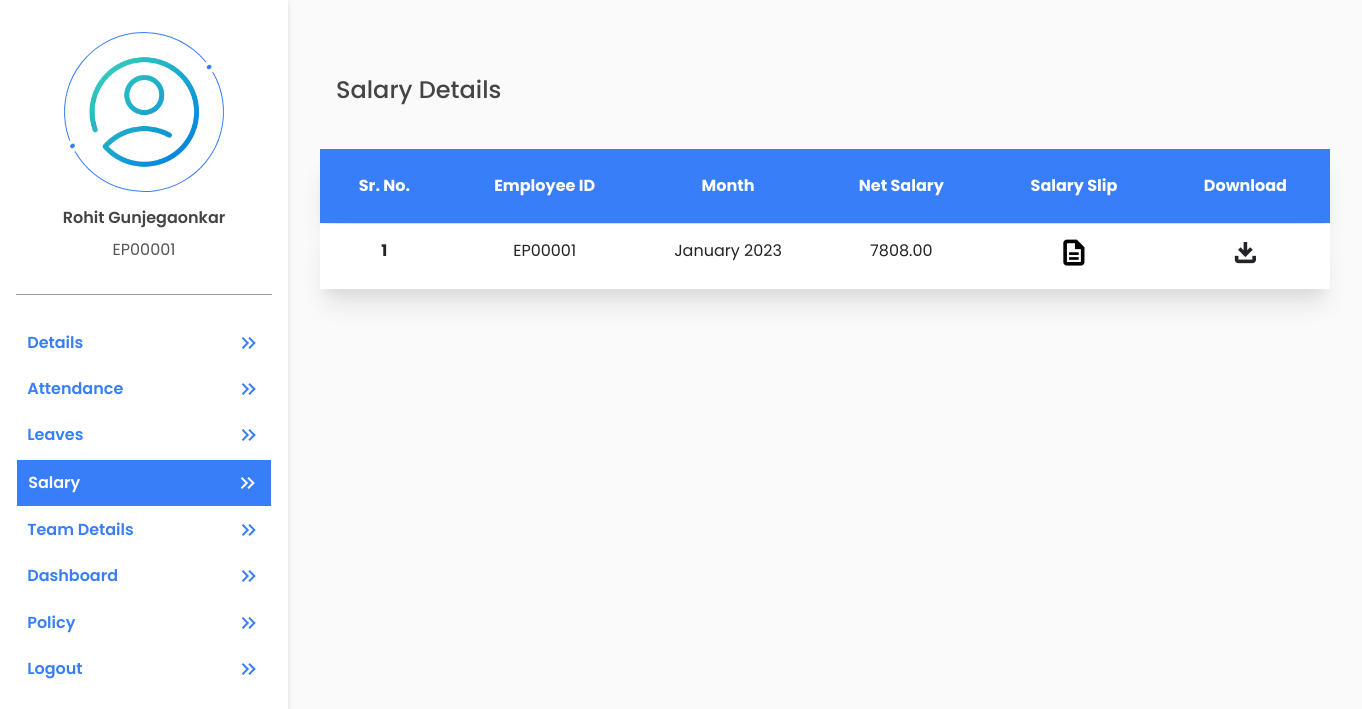
Screenshot of /accounts/self-salary/ (signed in) with the database file from the repository.
### account/models.py (models this page shows, shortened)
class UserAdditionalDetail(models.Model):
    emp_user = models.OneToOneField(User, on_delete=models.CASCADE, related_name='user_additional_details')
    gender = models.CharField(choices=(('Male' , 'Male'), ('Female', 'Female')), max_length=55, null=True)
    mobile_no = models.BigIntegerField(null=True)
    date_of_birth = models.DateField(null=True)
    pan_number = models.CharField(max_length=10, null=True)
    aadhaar_number = models.BigIntegerField(null=True)
    permanent_address = models.TextField(null=True)
    current_address = models.TextField(null=True)
    marital_status = models.CharField(choices=(('Single', 'Single'), ('Married', 'Married')), max_length=55, null=True)
    passport_no = models.CharField(max_length=9, null=True)
    father_name = models.CharField(max_length=255, null=True)
    mother_name = models.CharField(max_length=255, null=True)
    nationality = models.CharField(max_length=50, null=True)
    emergency_contact_no = models.BigIntegerField(null=True)
    blood_group = models.CharField(max_length=3, null=True)
    profile_photo = models.ImageField(upload_to='userprofile', null=True, default='default_profile_pic.png')
    is_requested = models.BooleanField(default=False)
    is_completed_additional_details = models.BooleanField(default=False)  # this will become True if mandatory fields are filled by employee after verification by HR
    created_at = models.DateTimeField(auto_now_add=True)
    updated_at = models.DateTimeField(auto_now=True)

### payroll/models.py (models this page shows, shortened)
class Salary(models.Model):
    emp_user = models.ForeignKey(User,on_delete=models.CASCADE,related_name='salary_users')
    month = models.ForeignKey(Month,on_delete=models.CASCADE,related_name='salary_months')
    current_month_ctc = models.DecimalField(max_digits=8, decimal_places=2, default=0)
    basic_salary = models.DecimalField(max_digits=8, decimal_places=2, default=0)
    house_rent_allowance = models.DecimalField(max_digits=8, decimal_places=2, default=0)
    conveyance_allowance = models.DecimalField(max_digits=8, decimal_places=2, default=0)
    utility_allowance = models.DecimalField(max_digits=8, decimal_places=2, default=0)
    bonus = models.DecimalField(max_digits=8, decimal_places=2, default=0)
    pf_employer = models.DecimalField(max_digits=8, decimal_places=2, default=0)
    pf_employee = models.DecimalField(max_digits=8, decimal_places=2, default=0)
    profession_tax = models.DecimalField(max_digits=8, decimal_places=2, default=0)
    epf_employer = models.DecimalField(max_digits=8, decimal_places=2, default=0)
    eps_employer = models.DecimalField(max_digits=8,decimal_places=2, default=0)
    ot_pay = models.DecimalField(max_digits=8, decimal_places=2, default=0)
    gross_salary = models.DecimalField(max_digits=8, decimal_places=2, default=0)
    deductions = models.DecimalField(max_digits=8, decimal_places=2, default=0)
    net_salary = models.DecimalField(max_digits=8, decimal_places=2, default=0)

class Month(models.Model):
    month_name = models.CharField(unique=True, max_length=50)
    created_at = models.DateTimeField(auto_now_add=True)
    updated_at = models.DateTimeField(auto_now=True)

### account/account_views/self_services/self_salary.py (the view)
# urls.py: path("self-salary/", SalaryMonthlyData.as_view(), name="self_salary"),
class SalaryMonthlyData(View):
    @method_decorator(login_required(login_url='login'))
    def get(self, request):
        user_id = request.user.id
        month_attendance_counter(user_id= user_id, month_name = 0)
        salary_slip(user_id = user_id , month_name= 0)
        data ={
            "salary_details": list(Salary.objects.filter(emp_user_id=user_id))[0:-1],
            "basic_details" : UserBasicDetails.objects.get(emp_user_id=user_id),
            "additional_details": UserAdditionalDetail.objects.get(emp_user_id=user_id)
              }
        return render(request, "account/self_services/self_salary.html", data)

### account/account_views/dependencies/basic_functions.py (called while the page is built)
def create_month_year_formate(date=0, is_current_month=True, month=0):
    if is_current_month:
        if month == 0:
            date = datetime.today()
            return str(date.strftime('%B')) + str(date.year)
        else:
            date = datetime.now()
            date = date + relativedelta(months=-month)
            return str(date.strftime('%B')) + str(date.year)
    else:
        if date == 0:
            date = datetime.today()
            return str(date.strftime('%B')) + str(date.year)
        else:
            return date + relativedelta(months=+month)

def get_month_year(month_name=0):
    if month_name == 0:
        month_name = create_month_year_formate()
    month = Month.objects.filter(month_name=month_name)
    if not month.exists():
        month = Month.objects.create(month_name=month_name)
    else:
        return month[0]

### templates/account/self_services/self_salary.html (shortened to what this page needs)
{% extends 'profile_basic.html' %}
{% load static %}
{% block tag %}
<link href="{%static 'css/self-details.css'%}" rel="stylesheet">
<link href="{%static 'css/forms.css'%}" rel="stylesheet">
{% endblock %}
{% block profile %}
<section class="user-info">
    <div class="basic_info">
        <p class="main-heading">Salary Details</p>
        <table class="table">
            <thead >
                <tr>
                    <th scope="col">Sr. No.</th>
                    <th scope="col">Employee ID</th>
                    <th scope="col">Month</th>
                    <th scope="col">Net Salary</th>
                    <th scope="col">Salary Slip</th>
                    <th scope="col">Download</th>
                </tr>
            </thead>
            <tbody>
                {% for sal in salary_details %}
                <tr>
                    <th>{{forloop.counter}}</th>
                    <td>{{sal.emp_user.username}}</td>
                    <td>{{sal.month.month_name|slice:":-4:"}} {{sal.month.month_name|slice:"-4::"}}</td>
                    <td> {% if basic_details.is_salaried == True %} {{sal.net_salary}} {% else %} {{sal.gross_salary}}
                        {% endif %}
                    </td>
                    <td>
                        <a href="{% url 'self_salary' %}{{sal.id}}">
                            <span class="material-symbols-outlined mx-2" style="font-size:1.8rem;font-weight:700;">
                            </span>
                    </a>
                    </td>
                    <th>
                        <span class="material-symbols-outlined mx-4" style="font-size:1.8rem;font-weight:700;">
                            </span>
                    </th>
                </tr>
                {% endfor %}
            </tbody>
        </table>
    </div>
</section>
{% endblock %}

### templates/profile_basic.html (shortened to what this page needs)
{% extends 'basic.html' %}
{% load static %}
{%block body%}
<section class="profile-container">
    <section class="profile-links-container">
        <div class="user-profile">
            <div class="user-profile-pic">
                <img src="{{request.user.user_additional_details.profile_photo.url}}" alt="">
            </div>
            <h4>{{request.user.get_full_name}}</h4>
            <p>{{request.user.username}}</p>
        </div>
        <div class="profile-navigations">
            <ul class="profile-navigation-links">
                <a href="{% url 'self_details' %}">
                    <li class="profile-navigation-link" id="self-detail">Details
                        <span class="material-symbols-outlined">
                        </span>
                    </li>
                </a>
                <a href="{% url 'self_attendance' %}">
                    <li class="profile-navigation-link" id="self-attendance">Attendance
                        <span class="material-symbols-outlined">
                        </span>
                    </li>
                </a>
                <a href="{% url 'self_leave' %}">
                    <li class="profile-navigation-link" id="self-leave">Leaves
                        <span class="material-symbols-outlined">
                        </span>
                    </li>
                </a>
                <a href="{% url 'self_salary' %}">
                    <li class="profile-navigation-link" id="self-salary">Salary
                        <span class="material-symbols-outlined">
                        </span>
                    </li>
                </a>
                {% if request.user.employee_permissions_user.can_approve_attendance == True %}
                <a href="{% url 'team_leader_dashboard' %}">
                    <li class="profile-navigation-link" id="dashboard">Team Details
                        <span class="material-symbols-outlined">
                        </span>
                    </li>
                </a>
                {% endif %}
                {% if request.user.user_basics.department.department_name == "Human Resource" %}
                <a href="{% url 'ems_dashboard' %}">
                    <li class="profile-navigation-link" id="">Dashboard
                        <span class="material-symbols-outlined">
                        </span>
                    </li>
                </a>
                {% endif %}
                <a href="{% url 'policy' %}">
                    <li class="profile-navigation-link" id="policy">Policy
                        <span class="material-symbols-outlined">
                        </span>
                    </li>
                </a>
                <a href="{% url 'logout' %}">
                    <li class="profile-navigation-link" id="Logout">Logout
                        <span class="material-symbols-outlined">
                        </span>
                    </li>
                </a>
            </ul>
        </div>
    </section>
    <section class="profile-details-container">
        {% block profile %}
        {% endblock %}
    </section>
</section>
{%endblock%}

### static/css/style.css (style rules this page uses)
*, *::after, *::before { box-sizing: border-box; padding: 0; margin: 0; }
html { scroll-behavior: smooth; }
body { font-family: "Poppins", sans-serif; scroll-behavior: smooth; color: #555555; background: hsl(0, 0%, 98%);; }
h1, h2, h3, h4, h5, h6 { color: #000000; }
a { color: #000000; transition: all .5s ease; text-decoration: none; }
ul { padding: 0; }
.table { min-width: 1000px !important; width: 100%; border-collapse: separate; border-spacing: 0 1px; }
.table thead th { border: none; padding: 25px; font-size: 1rem; color: #fff; text-align: center; }
.table tbody tr { margin-bottom: 10px; box-shadow: rgba(0, 0, 0, 0.1) 0px 20px 25px -5px, rgba(0, 0, 0, 0.04) 0px 10px 10px -5px; }
.table thead tr { margin-bottom: 10px; box-shadow: rgba(0, 0, 0, 0.1) 0px 20px 25px -5px, rgba(0, 0, 0, 0.04) 0px 10px 10px -5px; background-color: #387EF9; }
.table tbody th, .table tbody td { border: none; padding: 15px; font-size: 1rem; background: #fff; text-align: center; }

### static/css/self-details.css (style rules this page uses)
.main-heading { font-size: 1.5rem; width: 100%; color: #444; margin: 2rem 1rem; font-weight: 500; }

### templates/profile_basic.html (style rules this page uses)
* { margin: 0; padding: 0; box-sizing: border-box; }
.profile-navigations .profile-navigation-links .link1 { color: #fff; background-color: #387EF9; transition: all 0.5s ease-out; border: 1px solid #fff; }
.profile-container { width: 100%; display: flex; }
.profile-links-container { max-width: 18rem; width: 100%; position: fixed; overflow: auto; height: 100vh; overflow: auto; padding: 1rem; background-color: #fff; box-shadow: rgba(50, 50, 105, 0.15) 0px 2px 5px 0px, rgba(0, 0, 0, 0.05) 0px 1px 1px 0px; }
.user-profile { display: flex; align-items: center; justify-content: space-evenly; flex-direction: column; padding-bottom: 1em; border-bottom: 1px solid rgb(152, 152, 152); }
.user-profile h4 { color: #444; font-size: 1rem; font-weight: 600; }
.user-profile p { max-width: 100%; overflow: hidden; margin-top: 0.2em; }
.user-profile-pic { width: 10rem; height: 10rem; border-radius: 50%; display: flex; align-items: center; justify-content: center; margin: 1em; border: 1px solid #387EF9; position: relative; transform: rotate(60deg); }
.user-profile-pic::before { content: ""; width: 0.8rem; height: 0.8rem; border-radius: 50%; position: absolute; top: 0; border: 0.3rem solid #fff; background: #387EF9; transform: translate(-50%, -50%); }
.user-profile-pic::after { content: ""; width: 0.8rem; height: 0.8rem; border: 0.3rem solid #fff; border-radius: 50%; position: absolute; bottom: 0; background: #387EF9; transform: translate(-50%, 50%); }
.user-profile-pic img { width: 9.1rem; height: 9.1rem; background-position: center; background-repeat: no-repeat; background-size: cover; border-radius: 50%; transform: rotate(-60deg); z-index: 2; }
.profile-navigations { margin: 1.5rem 0; }
.profile-navigation-links li { list-style: none; border-collapse: collapse; padding: 0.7em; display: flex; align-items: center; justify-content: space-between; }
.profile-navigation-links a { text-decoration: none; color: #387EF9; font-weight: 600; }
.profile-details-container { width: 100%; margin-left: 18rem; min-height: 80vh; height: 100%; display: flex; flex-direction: column; justify-content: flex-start; }

### templates/account/self_services/self_salary.html (style rules this page uses)
.user-info { padding: 2rem; overflow: auto; }
.basic_info { width: 100%; }
.main-heading { margin: 0; padding: 2.5rem 1rem; }
.table thead tr { color: #387EF9; font-weight: 600; border: none; }
.table thead tr th { border: none; }

### rows the page displays
Salary: emp_user.username "EP00001", month.month_name "January", month.month_name "2023", net_salary "7808.00"

### other values shown
{{ request.user.get_full_name }} "Rohit Gunjegaonkar"
{{ request.user.username }} "EP00001"
